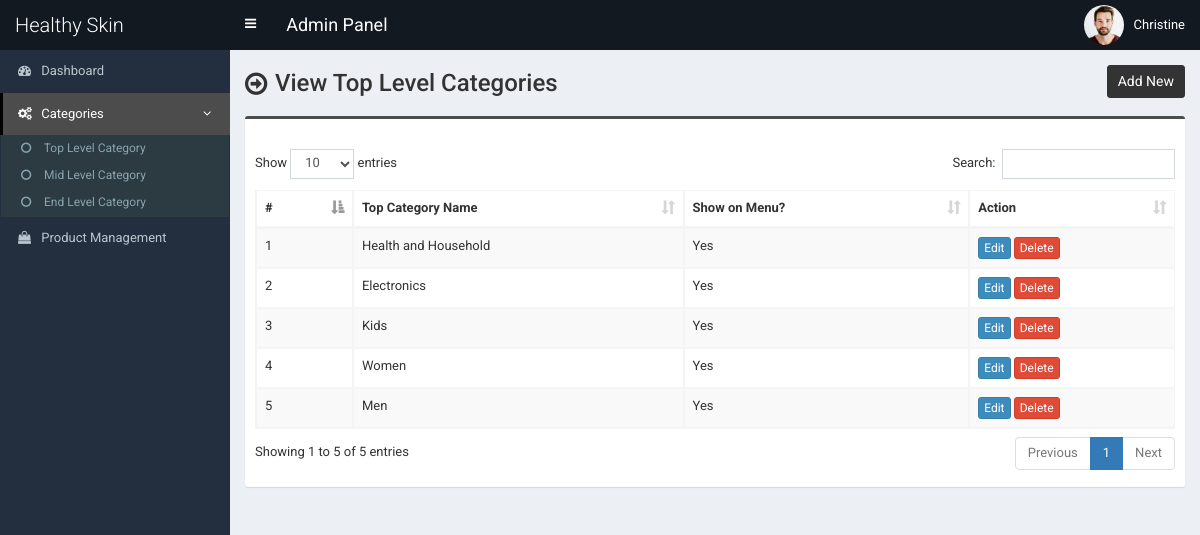
/admin/top-category.php (signed in), run on an earlier commit of the app's database.
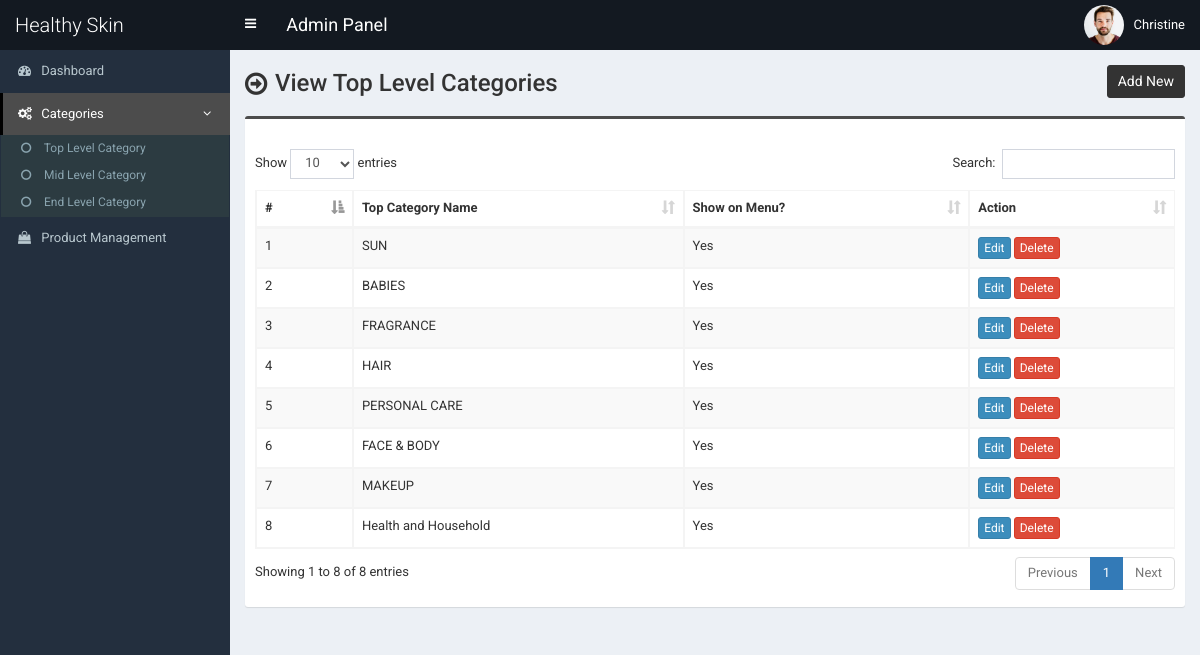
And on a later commit of the database.
### tables this page shows
CREATE TABLE `tbl_top_category` (
  `tcat_id` int(11) NOT NULL,
  `tcat_name` varchar(255) NOT NULL,
  `show_on_menu` int(1) NOT NULL
);

### admin/top-category.php (the view, shortened to what this page needs)
<?php require_once('header.php'); ?>
<section class="content-header">
	<div class="content-header-left">
		<h1>View Top Level Categories</h1>
	</div>
	<div class="content-header-right">
		<a href="top-category-add.php" class="btn btn-primary btn-sm">Add New</a>
	</div>
</section>
<section class="content">
  <div class="row">
    <div class="col-md-12">
      <div class="box box-info">
        <div class="box-body table-responsive">
          <table id="example1" class="table table-bordered table-hover table-striped">
			<thead>
			    <tr>
			        <th>#</th>
			        <th>Top Category Name</th>
                    <th>Show on Menu?</th>
			        <th>Action</th>
			    </tr>
			</thead>
            <tbody>
            	<?php
            	$i=0;
            	$statement = $pdo->prepare("SELECT * FROM tbl_top_category ORDER BY tcat_id DESC");
            	$statement->execute();
            	$result = $statement->fetchAll(PDO::FETCH_ASSOC);
            	foreach ($result as $row) {
            		$i++;
            		?>
					<tr>
	                    <td><?php echo $i; ?></td>
	                    <td><?php echo $row['tcat_name']; ?></td>
                        <td>
                            <?php
                                if($row['show_on_menu'] == 1) {
                                    echo 'Yes';
                                } else {
                                    echo 'No';
                                }
                            ?>
                        </td>
	                    <td>
	                        <a href="top-category-edit.php?id=<?php echo $row['tcat_id']; ?>" class="mbtn-10 btn btn-primary btn-xs">Edit</a>
	                        <a href="#" class="btn btn-danger btn-xs" data-href="top-category-delete.php?id=<?php echo $row['tcat_id']; ?>" data-toggle="modal" data-target="#confirm-delete">Delete</a>
	                    </td>
	                </tr>
            		<?php
            	}
            	?>
            </tbody>
          </table>
        </div>
      </div>
</section>
<?php require_once('footer.php'); ?>

### admin/header.php (shortened to what this page needs)
<!DOCTYPE html>
<html>
<head>
	<link rel="stylesheet" href="css/bootstrap.min.css">
	<link rel="stylesheet" href="css/font-awesome.min.css">
	<link rel="stylesheet" href="css/ionicons.min.css">
	<link rel="stylesheet" href="css/datepicker3.css">
	<link rel="stylesheet" href="css/all.css">
	<link rel="stylesheet" href="css/select2.min.css">
	<link rel="stylesheet" href="css/dataTables.bootstrap.css">
	<link rel="stylesheet" href="css/jquery.fancybox.css">
	<link rel="stylesheet" href="css/AdminLTE.min.css">
	<link rel="stylesheet" href="css/_all-skins.min.css">
	<link rel="stylesheet" href="css/on-off-switch.css"/>
	<link rel="stylesheet" href="css/summernote.css">
	<link rel="stylesheet" href="style.css">
</head>
<body class="hold-transition fixed skin-blue sidebar-mini">
	<div class="wrapper">
		<header class="main-header">
			<a href="index.php" class="logo">
				<span class="logo-lg">Healthy Skin</span>
			</a>
			<nav class="navbar navbar-static-top">
				<a href="#" class="sidebar-toggle" data-toggle="offcanvas" role="button">
				</a>
				<span style="float:left;line-height:50px;color:#fff;padding-left:15px;font-size:18px;">Admin Panel</span>
				<div class="navbar-custom-menu">
					<ul class="nav navbar-nav">
						<li class="dropdown user user-menu">
							<a href="#" class="dropdown-toggle" data-toggle="dropdown">
								<img src="../assets/uploads/<?php echo $_SESSION['user']['photo']; ?>" class="user-image" alt="User Image">
								<span class="hidden-xs"><?php echo $_SESSION['user']['full_name']; ?></span>
							</a>
						</li>
					</ul>
				</div>
			</nav>
		</header>
  		<?php $cur_page = substr($_SERVER["SCRIPT_NAME"],strrpos($_SERVER["SCRIPT_NAME"],"/")+1); ?>
  		<aside class="main-sidebar">
    		<section class="sidebar">
      			<ul class="sidebar-menu">
			        <li class="treeview <?php if($cur_page == 'index.php') {echo 'active';} ?>">
			          <a href="index.php">
			            <i class="fa fa-dashboard"></i> <span>Dashboard</span>
			          </a>
			        </li>
                    <li class="treeview <?php if( ($cur_page == 'size.php') || ($cur_page == 'size-add.php') || ($cur_page == 'size-edit.php') || ($cur_page == 'color.php') || ($cur_page == 'color-add.php') || ($cur_page == 'color-edit.php') || ($cur_page == 'country.php') || ($cur_page == 'country-add.php') || ($cur_page == 'country-edit.php') || ($cur_page == 'shipping-cost.php') || ($cur_page == 'shipping-cost-edit.php') || ($cur_page == 'top-category.php') || ($cur_page == 'top-category-add.php') || ($cur_page == 'top-category-edit.php') || ($cur_page == 'mid-category.php') || ($cur_page == 'mid-category-add.php') || ($cur_page == 'mid-category-edit.php') || ($cur_page == 'end-category.php') || ($cur_page == 'end-category-add.php') || ($cur_page == 'end-category-edit.php') ) {echo 'active';} ?>">
                        <a href="#">
                            <i class="fa fa-cogs"></i>
                            <span>Categories</span>
                            <span class="pull-right-container">
								<i class="fa fa-angle-left pull-right"></i>
							</span>
                        </a>
                        <ul class="treeview-menu">
                            <li><a href="top-category.php"><i class="fa fa-circle-o"></i> Top Level Category</a></li>
                            <li><a href="mid-category.php"><i class="fa fa-circle-o"></i> Mid Level Category</a></li>
                            <li><a href="end-category.php"><i class="fa fa-circle-o"></i> End Level Category</a></li>
                        </ul>
                    </li>
                 <li class="treeview <?php if( ($cur_page == 'product.php') || ($cur_page == 'product-add.php') || ($cur_page == 'product-edit.php') ) {echo 'active';} ?>">
                        <a href="product.php">
                            <i class="fa fa-shopping-bag"></i> <span>Product Management</span>
                        </a>
                    </li>
      			</ul>
    		</section>
  		</aside>
  		<div class="content-wrapper">

### admin/footer.php (shortened to what this page needs)
		</div>
	</div>
</body>
</html>

### admin/style.css (style rules this page uses)
body { font-size: 13px; font-family: "Roboto", sans-serif; }
.navbar-nav > .user-menu .user-image { width: 40px; height: 40px; margin-top: -10px; }
.content-header > h1, .content-header .content-header-left h1 { font-family: "Roboto", sans-serif; }
.main-header .logo { text-align: left; }
.main-header .logo .logo-lg { font-family: "Roboto", sans-serif; }
.box-info { padding-top: 20px; }
.sidebar-menu li.active > a > .pull-right-container > .fa-angle-left { -webkit-transform: rotate(90deg); -ms-transform: rotate(90deg); -o-transform: rotate(90deg); transform: rotate(90deg); }
.sidebar-menu li > a > .pull-right-container > .fa-angle-left:before { content: "\f105"; }
.content-header { overflow: hidden; }
.content-header .content-header-left { float: left; padding-top: 5px; }
.content-header .content-header-right { float: right; }
.content-header .content-header-left h1 { margin-top: 0; margin-bottom: 0; padding-left: 30px; padding-bottom: 5px; font-size: 24px; position: relative; }
.content-header .content-header-left h1:before { position: absolute; top: 0; left: 0; font-family: "FontAwesome", sans-serif; font-size: 26px; content: "\f18e"; }
.content-header .content-header-right a { position: relative; font-size: 14px; }
.skin-blue .sidebar-menu > li:hover > a, .skin-blue .sidebar-menu > li.active > a { color: #fff; background: #3c8dbc; border-left-color: #3c8dbc; }
.skin-blue .main-header .logo, .skin-blue .main-header .logo:hover, .skin-blue .main-header .navbar, .skin-blue .main-header .navbar .sidebar-toggle:hover { background-color: #131921; }
.skin-blue .sidebar-menu > li:hover > a, .skin-blue .sidebar-menu > li.active > a { background-color: #4c4c4c; border-left-color: #000000; }
.box.box-info { border-top-color: #4c4c4c; }
.content-header .content-header-right a { background-color: #333333; border-color: #333333; }
.sidebar-menu .treeview-menu > li > a { font-size: 12px; }

What changed in the data, as far as the page shows it:
removed tbl_top_category: tcat_name "Electronics", show_on_menu "Yes"
removed tbl_top_category: tcat_name "Kids", show_on_menu "Yes"
removed tbl_top_category: tcat_name "Women", show_on_menu "Yes"
removed tbl_top_category: tcat_name "Men", show_on_menu "Yes"
added tbl_top_category: tcat_name "SUN", show_on_menu "Yes"
added tbl_top_category: tcat_name "BABIES", show_on_menu "Yes"
added tbl_top_category: tcat_name "FRAGRANCE", show_on_menu "Yes"
added tbl_top_category: tcat_name "HAIR", show_on_menu "Yes"
added tbl_top_category: tcat_name "PERSONAL CARE", show_on_menu "Yes"
added tbl_top_category: tcat_name "FACE & BODY", show_on_menu "Yes"
added tbl_top_category: tcat_name "MAKEUP", show_on_menu "Yes"
Also different on the page:
text written by a page script: "Show entries Search: Showing 1 to 5 of 5 entries Previous 1 Next" → "Show entries Search: Showing 1 to 8 of 8 entries Previous 1 Next"
